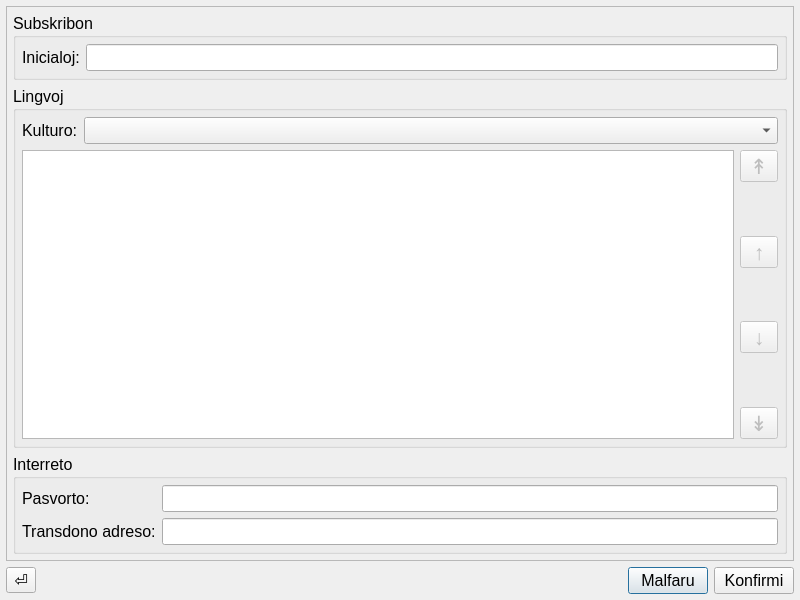
<?xml version="1.0" encoding="UTF-8"?>
<ui version="4.0">
 <class>konfiguro</class>
 <widget class="QDialog" name="konfiguro">
  <property name="geometry">
   <rect>
    <x>0</x>
    <y>0</y>
    <width>800</width>
    <height>600</height>
   </rect>
  </property>
  <property name="font">
   <font>
    <family>Noto Sans UI</family>
    <pointsize>12</pointsize>
   </font>
  </property>
  <property name="windowTitle">
   <string>Konfiguro</string>
  </property>
  <property name="locale">
   <locale language="C" country="AnyCountry"/>
  </property>
  <layout class="QVBoxLayout" name="verticalLayout">
   <property name="leftMargin">
    <number>6</number>
   </property>
   <property name="topMargin">
    <number>6</number>
   </property>
   <property name="rightMargin">
    <number>6</number>
   </property>
   <property name="bottomMargin">
    <number>6</number>
   </property>
   <item>
    <widget class="QScrollArea" name="scrollArea">
     <property name="widgetResizable">
      <bool>true</bool>
     </property>
     <widget class="QWidget" name="scrollAreaWidgetContents">
      <property name="geometry">
       <rect>
        <x>0</x>
        <y>0</y>
        <width>786</width>
        <height>548</height>
       </rect>
      </property>
      <layout class="QVBoxLayout" name="verticalLayout_3">
       <property name="leftMargin">
        <number>6</number>
       </property>
       <property name="topMargin">
        <number>6</number>
       </property>
       <property name="rightMargin">
        <number>6</number>
       </property>
       <property name="bottomMargin">
        <number>6</number>
       </property>
       <item>
        <widget class="QGroupBox" name="subskribon">
         <property name="title">
          <string>Subskribon</string>
         </property>
         <layout class="QFormLayout" name="formLayout">
          <property name="leftMargin">
           <number>6</number>
          </property>
          <property name="topMargin">
           <number>6</number>
          </property>
          <property name="rightMargin">
           <number>6</number>
          </property>
          <property name="bottomMargin">
           <number>6</number>
          </property>
          <item row="0" column="0">
           <widget class="QLabel" name="label">
            <property name="text">
             <string>Inicialoj:</string>
            </property>
           </widget>
          </item>
          <item row="0" column="1">
           <widget class="QLineEdit" name="inicialoj"/>
          </item>
         </layout>
        </widget>
       </item>
       <item>
        <widget class="QGroupBox" name="groupBox">
         <property name="title">
          <string>Lingvoj</string>
         </property>
         <layout class="QVBoxLayout" name="verticalLayout_4">
          <property name="leftMargin">
           <number>6</number>
          </property>
          <property name="topMargin">
           <number>6</number>
          </property>
          <property name="rightMargin">
           <number>6</number>
          </property>
          <property name="bottomMargin">
           <number>6</number>
          </property>
          <item>
           <layout class="QFormLayout" name="formLayout_2">
            <item row="0" column="0">
             <widget class="QLabel" name="label_2">
              <property name="text">
               <string>Kulturo:</string>
              </property>
             </widget>
            </item>
            <item row="0" column="1">
             <widget class="QComboBox" name="kulturo"/>
            </item>
           </layout>
          </item>
          <item>
           <layout class="QHBoxLayout" name="horizontalLayout_2">
            <item>
             <widget class="QListWidget" name="lingvoj">
              <property name="font">
               <font>
                <pointsize>9</pointsize>
               </font>
              </property>
              <property name="editTriggers">
               <set>QAbstractItemView::NoEditTriggers</set>
              </property>
              <property name="alternatingRowColors">
               <bool>true</bool>
              </property>
             </widget>
            </item>
            <item>
             <layout class="QVBoxLayout" name="verticalLayout_2">
              <item>
               <widget class="QToolButton" name="supro">
                <property name="enabled">
                 <bool>false</bool>
                </property>
                <property name="font">
                 <font>
                  <pointsize>16</pointsize>
                  <italic>true</italic>
                 </font>
                </property>
                <property name="text">
                 <string>↟</string>
                </property>
               </widget>
              </item>
              <item>
               <spacer name="verticalSpacer">
                <property name="orientation">
                 <enum>Qt::Vertical</enum>
                </property>
                <property name="sizeHint" stdset="0">
                 <size>
                  <width>20</width>
                  <height>40</height>
                 </size>
                </property>
               </spacer>
              </item>
              <item>
               <widget class="QToolButton" name="supren">
                <property name="enabled">
                 <bool>false</bool>
                </property>
                <property name="sizePolicy">
                 <sizepolicy hsizetype="Minimum" vsizetype="Fixed">
                  <horstretch>0</horstretch>
                  <verstretch>0</verstretch>
                 </sizepolicy>
                </property>
                <property name="minimumSize">
                 <size>
                  <width>0</width>
                  <height>0</height>
                 </size>
                </property>
                <property name="font">
                 <font>
                  <pointsize>16</pointsize>
                  <italic>true</italic>
                 </font>
                </property>
                <property name="text">
                 <string>↑</string>
                </property>
               </widget>
              </item>
              <item>
               <spacer name="verticalSpacer_2">
                <property name="orientation">
                 <enum>Qt::Vertical</enum>
                </property>
                <property name="sizeHint" stdset="0">
                 <size>
                  <width>20</width>
                  <height>40</height>
                 </size>
                </property>
               </spacer>
              </item>
              <item>
               <widget class="QToolButton" name="malsupren">
                <property name="enabled">
                 <bool>false</bool>
                </property>
                <property name="sizePolicy">
                 <sizepolicy hsizetype="Minimum" vsizetype="Fixed">
                  <horstretch>0</horstretch>
                  <verstretch>0</verstretch>
                 </sizepolicy>
                </property>
                <property name="minimumSize">
                 <size>
                  <width>0</width>
                  <height>0</height>
                 </size>
                </property>
                <property name="font">
                 <font>
                  <pointsize>16</pointsize>
                  <italic>true</italic>
                 </font>
                </property>
                <property name="text">
                 <string>↓</string>
                </property>
               </widget>
              </item>
              <item>
               <spacer name="verticalSpacer_3">
                <property name="orientation">
                 <enum>Qt::Vertical</enum>
                </property>
                <property name="sizeHint" stdset="0">
                 <size>
                  <width>20</width>
                  <height>40</height>
                 </size>
                </property>
               </spacer>
              </item>
              <item>
               <widget class="QToolButton" name="malsupro">
                <property name="enabled">
                 <bool>false</bool>
                </property>
                <property name="font">
                 <font>
                  <pointsize>16</pointsize>
                  <italic>true</italic>
                 </font>
                </property>
                <property name="text">
                 <string>↡</string>
                </property>
               </widget>
              </item>
             </layout>
            </item>
           </layout>
          </item>
         </layout>
        </widget>
       </item>
       <item>
        <widget class="QGroupBox" name="groupBox_2">
         <property name="sizePolicy">
          <sizepolicy hsizetype="Preferred" vsizetype="Preferred">
           <horstretch>0</horstretch>
           <verstretch>0</verstretch>
          </sizepolicy>
         </property>
         <property name="minimumSize">
          <size>
           <width>0</width>
           <height>0</height>
          </size>
         </property>
         <property name="title">
          <string>Interreto</string>
         </property>
         <layout class="QFormLayout" name="formLayout_3">
          <property name="leftMargin">
           <number>6</number>
          </property>
          <property name="topMargin">
           <number>6</number>
          </property>
          <property name="rightMargin">
           <number>6</number>
          </property>
          <property name="bottomMargin">
           <number>6</number>
          </property>
          <item row="0" column="0">
           <widget class="QLabel" name="label_3">
            <property name="text">
             <string>Pasvorto:</string>
            </property>
           </widget>
          </item>
          <item row="0" column="1">
           <widget class="QLineEdit" name="pasvorto">
            <property name="echoMode">
             <enum>QLineEdit::PasswordEchoOnEdit</enum>
            </property>
           </widget>
          </item>
          <item row="1" column="0">
           <widget class="QLabel" name="label_4">
            <property name="text">
             <string>Transdono adreso:</string>
            </property>
           </widget>
          </item>
          <item row="1" column="1">
           <widget class="QLineEdit" name="transdonoAdreso"/>
          </item>
         </layout>
        </widget>
       </item>
      </layout>
     </widget>
    </widget>
   </item>
   <item>
    <layout class="QHBoxLayout" name="horizontalLayout">
     <item>
      <widget class="QToolButton" name="reiru">
       <property name="text">
        <string>⏎</string>
       </property>
      </widget>
     </item>
     <item>
      <spacer name="horizontalSpacer">
       <property name="orientation">
        <enum>Qt::Horizontal</enum>
       </property>
       <property name="sizeHint" stdset="0">
        <size>
         <width>40</width>
         <height>20</height>
        </size>
       </property>
      </spacer>
     </item>
     <item>
      <widget class="QPushButton" name="malfaru">
       <property name="text">
        <string>Malfaru</string>
       </property>
      </widget>
     </item>
     <item>
      <widget class="QPushButton" name="konfirmi">
       <property name="text">
        <string>Konfirmi</string>
       </property>
      </widget>
     </item>
    </layout>
   </item>
  </layout>
 </widget>
 <resources/>
 <connections/>
</ui>
